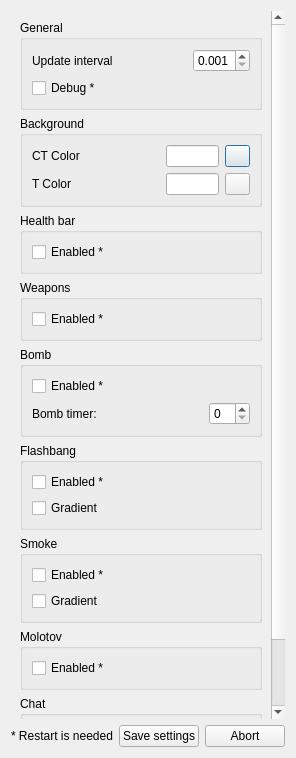
<?xml version="1.0" encoding="UTF-8"?>
<ui version="4.0">
 <class>SettingsDialog</class>
 <widget class="QDialog" name="SettingsDialog">
  <property name="geometry">
   <rect>
    <x>0</x>
    <y>0</y>
    <width>282</width>
    <height>758</height>
   </rect>
  </property>
  <property name="windowTitle">
   <string>CUE-CSGO Settings</string>
  </property>
  <layout class="QVBoxLayout" name="verticalLayout_2">
   <item>
    <widget class="QScrollArea" name="scrollArea">
     <property name="frameShape">
      <enum>QFrame::NoFrame</enum>
     </property>
     <property name="widgetResizable">
      <bool>true</bool>
     </property>
     <widget class="QWidget" name="scrollAreaWidgetContents">
      <property name="geometry">
       <rect>
        <x>0</x>
        <y>0</y>
        <width>264</width>
        <height>709</height>
       </rect>
      </property>
      <layout class="QVBoxLayout" name="verticalLayout">
       <item>
        <widget class="QGroupBox" name="groupBox">
         <property name="title">
          <string>General</string>
         </property>
         <layout class="QFormLayout" name="formLayout_2">
          <item row="0" column="0">
           <widget class="QLabel" name="label_3">
            <property name="text">
             <string>Update interval</string>
            </property>
           </widget>
          </item>
          <item row="0" column="1">
           <layout class="QHBoxLayout" name="horizontalLayout_5">
            <item>
             <spacer name="horizontalSpacer_2">
              <property name="orientation">
               <enum>Qt::Horizontal</enum>
              </property>
              <property name="sizeHint" stdset="0">
               <size>
                <width>40</width>
                <height>20</height>
               </size>
              </property>
             </spacer>
            </item>
            <item>
             <widget class="QDoubleSpinBox" name="general_update_interval">
              <property name="decimals">
               <number>3</number>
              </property>
              <property name="minimum">
               <double>0.001000000000000</double>
              </property>
              <property name="maximum">
               <double>5.000000000000000</double>
              </property>
              <property name="singleStep">
               <double>0.010000000000000</double>
              </property>
              <property name="value">
               <double>0.001000000000000</double>
              </property>
             </widget>
            </item>
           </layout>
          </item>
          <item row="1" column="0">
           <widget class="QCheckBox" name="general_debug">
            <property name="text">
             <string>Debug *</string>
            </property>
           </widget>
          </item>
         </layout>
        </widget>
       </item>
       <item>
        <widget class="QGroupBox" name="groupBox_3">
         <property name="title">
          <string>Background</string>
         </property>
         <layout class="QFormLayout" name="formLayout_3">
          <item row="0" column="0">
           <widget class="QLabel" name="label_4">
            <property name="text">
             <string>CT Color</string>
            </property>
           </widget>
          </item>
          <item row="0" column="1">
           <layout class="QHBoxLayout" name="horizontalLayout_6">
            <item>
             <spacer name="horizontalSpacer_3">
              <property name="orientation">
               <enum>Qt::Horizontal</enum>
              </property>
              <property name="sizeHint" stdset="0">
               <size>
                <width>40</width>
                <height>20</height>
               </size>
              </property>
             </spacer>
            </item>
            <item>
             <widget class="QLineEdit" name="background_line_edit_ct_color">
              <property name="maximumSize">
               <size>
                <width>53</width>
                <height>16777215</height>
               </size>
              </property>
              <property name="text">
               <string/>
              </property>
              <property name="alignment">
               <set>Qt::AlignRight|Qt::AlignTrailing|Qt::AlignVCenter</set>
              </property>
             </widget>
            </item>
            <item>
             <widget class="QPushButton" name="background_button_ct_color">
              <property name="minimumSize">
               <size>
                <width>0</width>
                <height>0</height>
               </size>
              </property>
              <property name="maximumSize">
               <size>
                <width>25</width>
                <height>16777215</height>
               </size>
              </property>
              <property name="text">
               <string/>
              </property>
              <property name="checkable">
               <bool>false</bool>
              </property>
              <property name="default">
               <bool>false</bool>
              </property>
              <property name="flat">
               <bool>false</bool>
              </property>
             </widget>
            </item>
           </layout>
          </item>
          <item row="1" column="0">
           <widget class="QLabel" name="label_5">
            <property name="text">
             <string>T Color</string>
            </property>
           </widget>
          </item>
          <item row="1" column="1">
           <layout class="QHBoxLayout" name="horizontalLayout_7">
            <item>
             <spacer name="horizontalSpacer_4">
              <property name="orientation">
               <enum>Qt::Horizontal</enum>
              </property>
              <property name="sizeHint" stdset="0">
               <size>
                <width>40</width>
                <height>20</height>
               </size>
              </property>
             </spacer>
            </item>
            <item>
             <widget class="QLineEdit" name="background_line_edit_t_color">
              <property name="maximumSize">
               <size>
                <width>53</width>
                <height>16777215</height>
               </size>
              </property>
              <property name="alignment">
               <set>Qt::AlignRight|Qt::AlignTrailing|Qt::AlignVCenter</set>
              </property>
             </widget>
            </item>
            <item>
             <widget class="QPushButton" name="background_button_t_color">
              <property name="minimumSize">
               <size>
                <width>0</width>
                <height>0</height>
               </size>
              </property>
              <property name="maximumSize">
               <size>
                <width>25</width>
                <height>16777215</height>
               </size>
              </property>
              <property name="text">
               <string/>
              </property>
             </widget>
            </item>
           </layout>
          </item>
         </layout>
        </widget>
       </item>
       <item>
        <widget class="QGroupBox" name="groupBox_4">
         <property name="title">
          <string>Health bar</string>
         </property>
         <layout class="QFormLayout" name="formLayout_7">
          <item row="0" column="0">
           <widget class="QCheckBox" name="healthbar_enabled">
            <property name="text">
             <string>Enabled *</string>
            </property>
           </widget>
          </item>
          <item row="0" column="1">
           <layout class="QHBoxLayout" name="horizontalLayout_8"/>
          </item>
         </layout>
        </widget>
       </item>
       <item>
        <widget class="QGroupBox" name="groupBox_5">
         <property name="title">
          <string>Weapons</string>
         </property>
         <layout class="QFormLayout" name="formLayout_5">
          <item row="0" column="0">
           <widget class="QCheckBox" name="weapons_enabled">
            <property name="text">
             <string>Enabled *</string>
            </property>
           </widget>
          </item>
          <item row="0" column="1">
           <layout class="QHBoxLayout" name="horizontalLayout_10"/>
          </item>
         </layout>
        </widget>
       </item>
       <item>
        <widget class="QGroupBox" name="groupBox_6">
         <property name="title">
          <string>Bomb</string>
         </property>
         <layout class="QFormLayout" name="formLayout_4">
          <item row="0" column="0">
           <widget class="QCheckBox" name="bomb_enabled">
            <property name="text">
             <string>Enabled *</string>
            </property>
           </widget>
          </item>
          <item row="0" column="1">
           <layout class="QHBoxLayout" name="horizontalLayout_12"/>
          </item>
          <item row="1" column="0">
           <widget class="QLabel" name="label_6">
            <property name="text">
             <string>Bomb timer:</string>
            </property>
           </widget>
          </item>
          <item row="1" column="1">
           <layout class="QHBoxLayout" name="horizontalLayout">
            <item>
             <spacer name="horizontalSpacer_5">
              <property name="orientation">
               <enum>Qt::Horizontal</enum>
              </property>
              <property name="sizeHint" stdset="0">
               <size>
                <width>40</width>
                <height>20</height>
               </size>
              </property>
             </spacer>
            </item>
            <item>
             <widget class="QSpinBox" name="bomb_timer"/>
            </item>
           </layout>
          </item>
         </layout>
        </widget>
       </item>
       <item>
        <widget class="QGroupBox" name="groupBox_7">
         <property name="title">
          <string>Flashbang</string>
         </property>
         <layout class="QFormLayout" name="formLayout_6">
          <property name="fieldGrowthPolicy">
           <enum>QFormLayout::AllNonFixedFieldsGrow</enum>
          </property>
          <item row="0" column="1">
           <layout class="QHBoxLayout" name="horizontalLayout_13"/>
          </item>
          <item row="1" column="0">
           <widget class="QCheckBox" name="flashbang_gradient">
            <property name="text">
             <string>Gradient</string>
            </property>
           </widget>
          </item>
          <item row="0" column="0">
           <widget class="QCheckBox" name="flashbang_enabled">
            <property name="text">
             <string>Enabled *</string>
            </property>
           </widget>
          </item>
         </layout>
        </widget>
       </item>
       <item>
        <widget class="QGroupBox" name="groupBox_2">
         <property name="title">
          <string>Smoke</string>
         </property>
         <layout class="QFormLayout" name="formLayout_8">
          <property name="fieldGrowthPolicy">
           <enum>QFormLayout::AllNonFixedFieldsGrow</enum>
          </property>
          <item row="0" column="0">
           <widget class="QCheckBox" name="smoke_enabled">
            <property name="text">
             <string>Enabled *</string>
            </property>
           </widget>
          </item>
          <item row="1" column="0">
           <widget class="QCheckBox" name="smoke_gradient">
            <property name="text">
             <string>Gradient</string>
            </property>
           </widget>
          </item>
         </layout>
        </widget>
       </item>
       <item>
        <widget class="QGroupBox" name="groupBox_8">
         <property name="title">
          <string>Molotov</string>
         </property>
         <layout class="QFormLayout" name="formLayout">
          <property name="fieldGrowthPolicy">
           <enum>QFormLayout::AllNonFixedFieldsGrow</enum>
          </property>
          <item row="0" column="0">
           <widget class="QCheckBox" name="fire_enabled">
            <property name="text">
             <string>Enabled *</string>
            </property>
           </widget>
          </item>
         </layout>
        </widget>
       </item>
       <item>
        <widget class="QGroupBox" name="groupBox_9">
         <property name="title">
          <string>Chat</string>
         </property>
         <layout class="QFormLayout" name="formLayout_9">
          <property name="fieldGrowthPolicy">
           <enum>QFormLayout::AllNonFixedFieldsGrow</enum>
          </property>
          <item row="0" column="0">
           <widget class="QCheckBox" name="chat_enabled">
            <property name="text">
             <string>Enabled *</string>
            </property>
           </widget>
          </item>
          <item row="1" column="0">
           <widget class="QLabel" name="label">
            <property name="text">
             <string>Color</string>
            </property>
           </widget>
          </item>
          <item row="1" column="1">
           <layout class="QHBoxLayout" name="horizontalLayout_3">
            <item>
             <spacer name="horizontalSpacer_6">
              <property name="orientation">
               <enum>Qt::Horizontal</enum>
              </property>
              <property name="sizeHint" stdset="0">
               <size>
                <width>40</width>
                <height>20</height>
               </size>
              </property>
             </spacer>
            </item>
            <item>
             <widget class="QLineEdit" name="chat_line_edit_color">
              <property name="maximumSize">
               <size>
                <width>53</width>
                <height>16777215</height>
               </size>
              </property>
             </widget>
            </item>
            <item>
             <widget class="QPushButton" name="chat_button_color">
              <property name="maximumSize">
               <size>
                <width>25</width>
                <height>16777215</height>
               </size>
              </property>
              <property name="text">
               <string/>
              </property>
             </widget>
            </item>
           </layout>
          </item>
         </layout>
        </widget>
       </item>
       <item>
        <spacer name="verticalSpacer">
         <property name="orientation">
          <enum>Qt::Vertical</enum>
         </property>
         <property name="sizeHint" stdset="0">
          <size>
           <width>20</width>
           <height>200000</height>
          </size>
         </property>
        </spacer>
       </item>
      </layout>
      <zorder>groupBox</zorder>
      <zorder>groupBox</zorder>
      <zorder>groupBox_3</zorder>
      <zorder>groupBox_4</zorder>
      <zorder>groupBox_5</zorder>
      <zorder>groupBox_6</zorder>
      <zorder>groupBox_7</zorder>
      <zorder>groupBox_2</zorder>
      <zorder>groupBox_8</zorder>
      <zorder>groupBox_9</zorder>
      <zorder>verticalSpacer</zorder>
     </widget>
    </widget>
   </item>
   <item>
    <layout class="QHBoxLayout" name="horizontalLayout_2">
     <item>
      <widget class="QLabel" name="label_2">
       <property name="text">
        <string>* Restart is needed</string>
       </property>
      </widget>
     </item>
     <item>
      <spacer name="horizontalSpacer">
       <property name="orientation">
        <enum>Qt::Horizontal</enum>
       </property>
       <property name="sizeHint" stdset="0">
        <size>
         <width>40</width>
         <height>20</height>
        </size>
       </property>
      </spacer>
     </item>
     <item>
      <widget class="QPushButton" name="button_save_settings">
       <property name="text">
        <string>Save settings</string>
       </property>
      </widget>
     </item>
     <item>
      <widget class="QPushButton" name="button_cancel_settings">
       <property name="text">
        <string>Abort</string>
       </property>
      </widget>
     </item>
    </layout>
   </item>
  </layout>
 </widget>
 <resources/>
 <connections/>
</ui>
